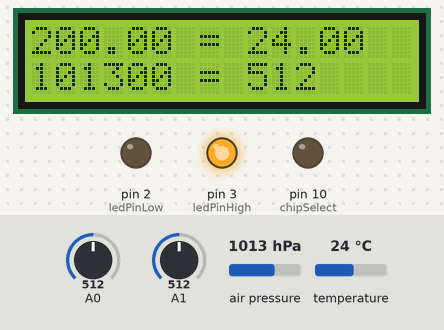
This sketch was run on a simulated Arduino Uno, built with avr-gcc and run on an emulated ATmega328P. Parts: 16×2 character LCD, output pins drawn as LEDs (lit = HIGH). The test bench sets the inputs (shaded band); at power-on: air pressure 1013 hPa, A0 = 512, A1 = 512, temperature 24 °C. Storage starts empty; what the sketch prints to the serial monitor is not drawn.

Above: at 1.2 s.
1.3 s: air pressure set to 952 hPa
At 10.5 s:
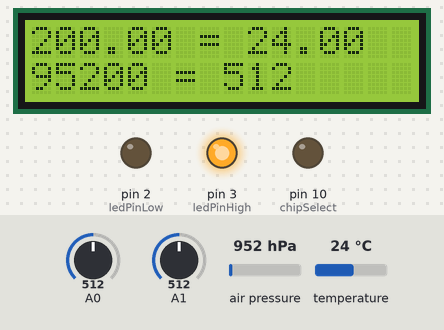
11.6 s: A0 set to 716
At 20.7 s:
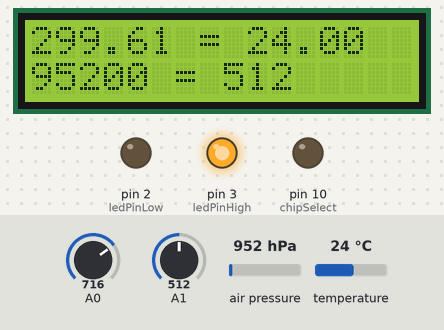
21.7 s: A1 set to 716
At 30.9 s:
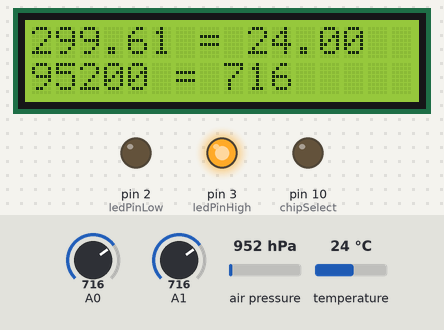
31.8 s: temperature set to 12 °C
At 41.2 s:
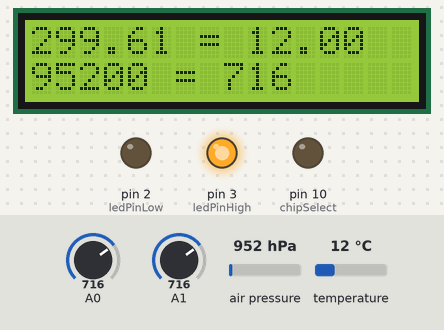
41.8 s: A0 set to 992
At 51.4 s:
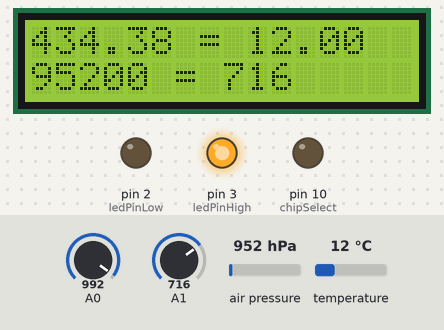
51.9 s: A1 set to 992
At 61.6 s:
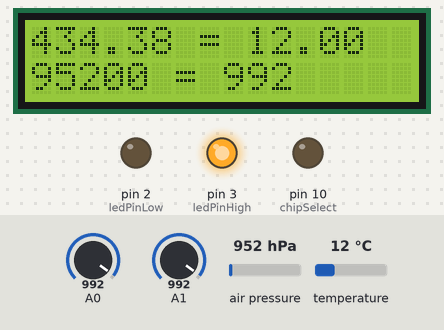
Timing chart, 0 to 63.0 s (numbered marks = the images above; inputs shaded):
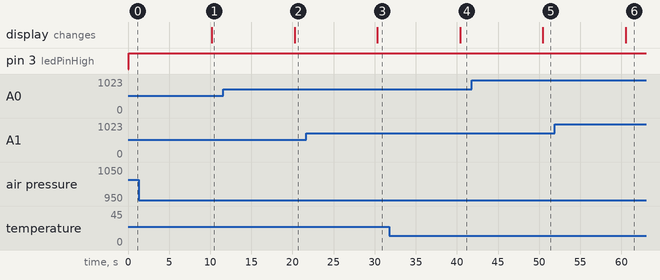

Measured:
- after the input at 1.3 s, the display: changes after 8.9 s (image 1)
- after the input at 11.6 s, the display: changes after 8.7 s (image 2)
- after the input at 21.7 s, the display: changes after 8.6 s (image 3)
- after the input at 31.8 s, the display: changes after 8.6 s (image 4)
- after the input at 41.8 s, the display: changes after 8.7 s (image 5)
- after the input at 51.9 s, the display: changes after 8.6 s (image 6)

The sketch:

templogger3.ino
```cpp
#include <LiquidCrystal.h>

#include <Wire.h>

#include <Adafruit_BMP085.h>

#include <SD.h>

/*     ---------------------------------------------------------
 *     |  Arduino Experimentation Kit Example Code             |
 *     |  CIRC-10 .: Temperature :. (TMP36 Temperature Sensor) |
 *     ---------------------------------------------------------
 *
 *  A simple program to output the current temperature to the IDE's debug window
 *
 *  For more details on this circuit: http://tinyurl.com/c89tvd
 */

//TMP36 Pin Variables
LiquidCrystal lcd(9, 8, 7, 6, 5, 4);

int temperaturePin = 0; //the analog pin the TMP36's Vout (sense) pin is connected to
                        //the resolution is 10 mV / degree centigrade
                        //(500 mV offset) to make negative temperatures an option
int lightPin = 1;
int ledPinHigh = 3;
int ledPinLow = 2;
Adafruit_BMP085 bmp;
const int chipSelect = 10;
/*
 * setup() - this function runs once when you turn your Arduino on
 * We initialize the serial connection with the computer
 */
void setup()
{
  Serial.begin(9600);  //Start the serial connection with the copmuter
                       //to view the result open the serial monitor
  pinMode(chipSelect, OUTPUT);
  pinMode(ledPinHigh, OUTPUT);
  pinMode(ledPinLow, OUTPUT);  //last button beneath the file bar (looks like a box with an antenae)
  if (!SD.begin(chipSelect)) {
    Serial.println("Card failed, or not present");
    // don't do anything more:
    return;
  }
  Serial.println("card initialized.");
  bmp.begin();
  lcd.begin(16, 2);
  // Print a message to the LCD.
  lcd.print("hello, world!");
}

void loop()                     // run over and over again
{
 // get values
 float temperature = getVoltage(temperaturePin);  //getting the voltage reading from the temperature sensor
 temperature = (temperature - .5) * 100;          //converting from 10 mv per degree wit 500 mV offset
                                                  //to degrees ((volatge - 500mV) times 100)
 float light = getVoltageLight(lightPin);
 float tmpBPM085 = bmp.readTemperature();
 float pressure = bmp.readPressure();

 // print some stuff to serial
 Serial.print(temperature); //printing the result
 Serial.println(" degrees Celsius");
 Serial.print(light); //printing the result
 Serial.println(" light intensity");

 // set led, make red when difference > 0.5 degree
 if (abs (temperature - tmpBPM085)>0.5){
   digitalWrite(ledPinHigh,HIGH);
   digitalWrite(ledPinLow,LOW);
 //  Serial.println(" temp high");
 }
 else {
    digitalWrite(ledPinHigh,LOW);
    digitalWrite(ledPinLow,HIGH);
  //  Serial.println(" temp low");
 }

 // open the file to write on SD
 File dataFile = SD.open("datalog.txt", FILE_WRITE);

  // if the file is available, write to it:
  if (dataFile) {
    dataFile.print(temperature);
    dataFile.print("  ");
    dataFile.print(tmpBPM085);
    dataFile.print("  ");
    dataFile.print(pressure);
    dataFile.print("  ");
    dataFile.println(light);
    dataFile.close();
    // print to the serial port too:
    //Serial.println(temperature);
  }
  // if the file isn't open, pop up an error:
  else {
    Serial.println("error opening datalog.txt");
  }
  // print stuff to lcd
  lcd.clear();
  lcd.setCursor(0, 0);
  lcd.print(temperature);
  lcd.print(" = ");
  lcd.print(tmpBPM085);
  lcd.setCursor(0, 1);
  lcd.print(round(pressure));
  lcd.print(" = ");
  lcd.print(round(light));

  // print more stuff to serial
  Serial.print("Temperature BMP085 = ");
  Serial.print(bmp.readTemperature());
  Serial.println(" *C");

  Serial.print("Pressure = ");
  Serial.print(bmp.readPressure());
  Serial.println(" Pa");
  Serial.print("Altitude = ");
  Serial.print(bmp.readAltitude());
  Serial.println(" meters");
  Serial.println();

 delay(10000);                                     //waiting a second or more
}

/*
 * getVoltage() - returns the voltage on the analog input defined by
 * pin
 */
float getVoltage(int pin){
 return (analogRead(pin) * .004882814); //converting from a 0 to 1023 digital range
                                        // to 0 to 5 volts (each 1 reading equals ~ 5 millivolts
}
float getVoltageLight(int pin){
 return (analogRead(pin)); //converting from a 0 to 1023 digital range
                                        // to 0 to 5 volts (each 1 reading equals ~ 5 millivolts
}
```
